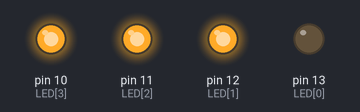
A sketch run on a simulated Arduino Uno, built with avr-gcc and run on an emulated ATmega328P. On the bench: output pins drawn as LEDs (lit = HIGH).

Above: at 0.05 s.
At 0.65 s:
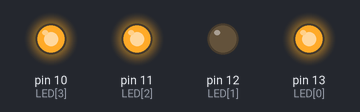
At 1.25 s:
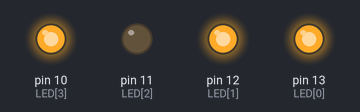
At 2.5 s:
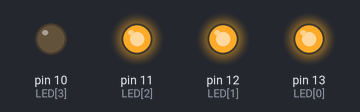
Timing chart, 0 to 3.0 s (numbered marks = the images above):
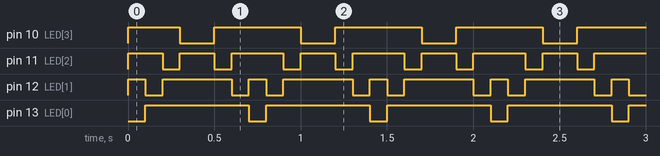

Measured:
- by itself, pin 10 (LED[3]): repeats every 0.70 s: LOW 0.20 s, HIGH 0.50 s
- by itself, pin 11 (LED[2]): repeats every 0.70 s: LOW 0.10 s, HIGH 0.20 s, LOW 0.10 s, HIGH 0.30 s
- by itself, pin 12 (LED[1]): repeats every 0.70 s: LOW 0.10 s, HIGH 0.40 s, LOW 0.10 s, HIGH 0.10 s
- by itself, pin 13 (LED[0]): alternates HIGH for 0.60 s and LOW for 0.10 s

The sketch:

LEDs.ino
```cpp
/* FILE:    ARD_Multifunction_Shield_LED_Example
   DATE:    28/05/14
   VERSION: 0.1

REVISIONS:

28/05/14 Created version 0.1

This is an example of how to use the 4 LED's on the Hobby Components Arduino
compatible Multi Function experimenter shield (HCARDU0085).

This example sketch will repeatedly turn each LED on in sequence to create a 'cylon'
effect.

You may copy, alter and reuse this code in any way you like, but please leave
reference to HobbyComponents.com in your comments if you redistribute this code.
This software may not be used for the purpose of promoting or selling products
that directly compete with Hobby Components Ltd's own range of products.

THIS SOFTWARE IS PROVIDED "AS IS". HOBBY COMPONENTS MAKES NO WARRANTIES, WHETHER
EXPRESS, IMPLIED OR STATUTORY, INCLUDING, BUT NOT LIMITED TO, IMPLIED WARRANTIES OF
MERCHANTABILITY AND FITNESS FOR A PARTICULAR PURPOSE, ACCURACY OR LACK OF NEGLIGENCE.
HOBBY COMPONENTS SHALL NOT, IN ANY CIRCUMSTANCES, BE LIABLE FOR ANY DAMAGES,
INCLUDING, BUT NOT LIMITED TO, SPECIAL, INCIDENTAL OR CONSEQUENTIAL DAMAGES FOR ANY
REASON WHATSOEVER.
*/


/* Define the DIO pin numbers for each LED */
const byte LED[] = {13,12,11,10};

void setup()
{
  /* Set each pin to outputs */
  pinMode(LED[0], OUTPUT);
  pinMode(LED[1], OUTPUT);
  pinMode(LED[2], OUTPUT);
  pinMode(LED[3], OUTPUT);
}


/* Main program */
void loop()
{
  byte Index;

  /* Step through each LED and turn it on in sequence */
  for(Index = 0; Index <= 3; Index++)
  {
    /* First turn all the LED's off */
    digitalWrite(LED[0], HIGH);
    digitalWrite(LED[1], HIGH);
    digitalWrite(LED[2], HIGH);
    digitalWrite(LED[3], HIGH);
    /* Then turn the next LED ON */
    digitalWrite(LED[Index], LOW);
    /* Wait a little between each sequence */
    delay(100);
  }

  /* Do the same thing but in reverse order */
  for(Index = 3; Index > 0; Index--)
  {
    /* First turn all the LED's off */
    digitalWrite(LED[0], HIGH);
    digitalWrite(LED[1], HIGH);
    digitalWrite(LED[2], HIGH);
    digitalWrite(LED[3], HIGH);
    /* Then turn the next LED ON */
    digitalWrite(LED[Index], LOW);
    /* Wait a little between each sequence */
    delay(100);
  }
}
```
